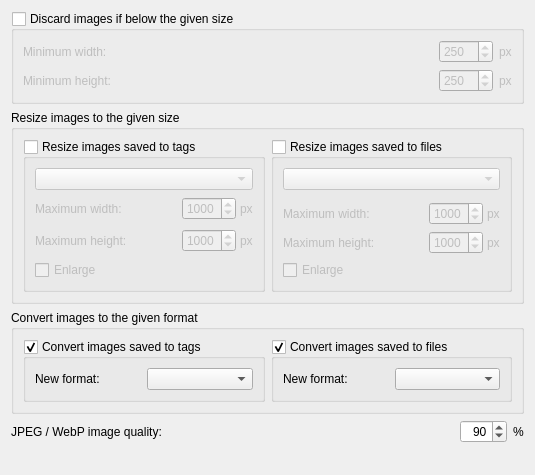
<?xml version="1.0" encoding="UTF-8"?>
<ui version="4.0">
 <class>CoverProcessingOptionsPage</class>
 <widget class="QWidget" name="CoverProcessingOptionsPage">
  <property name="geometry">
   <rect>
    <x>0</x>
    <y>0</y>
    <width>535</width>
    <height>475</height>
   </rect>
  </property>
  <property name="windowTitle">
   <string>Form</string>
  </property>
  <layout class="QVBoxLayout" name="verticalLayout">
   <item>
    <widget class="QGroupBox" name="filtering">
     <property name="title">
      <string>Discard images if below the given size</string>
     </property>
     <property name="checkable">
      <bool>true</bool>
     </property>
     <property name="checked">
      <bool>false</bool>
     </property>
     <layout class="QVBoxLayout" name="verticalLayout_2">
      <item>
       <widget class="QWidget" name="filtering_width_widget" native="true">
        <layout class="QHBoxLayout" name="horizontalLayout">
         <property name="leftMargin">
          <number>0</number>
         </property>
         <property name="topMargin">
          <number>0</number>
         </property>
         <property name="rightMargin">
          <number>0</number>
         </property>
         <property name="bottomMargin">
          <number>0</number>
         </property>
         <item>
          <widget class="QLabel" name="filtering_width_label">
           <property name="text">
            <string>Minimum width:</string>
           </property>
          </widget>
         </item>
         <item>
          <widget class="QSpinBox" name="filtering_width_value">
           <property name="sizePolicy">
            <sizepolicy hsizetype="Maximum" vsizetype="Fixed">
             <horstretch>0</horstretch>
             <verstretch>0</verstretch>
            </sizepolicy>
           </property>
           <property name="maximum">
            <number>9999</number>
           </property>
           <property name="value">
            <number>250</number>
           </property>
          </widget>
         </item>
         <item>
          <widget class="QLabel" name="px_label1">
           <property name="sizePolicy">
            <sizepolicy hsizetype="Maximum" vsizetype="Preferred">
             <horstretch>0</horstretch>
             <verstretch>0</verstretch>
            </sizepolicy>
           </property>
           <property name="text">
            <string>px</string>
           </property>
          </widget>
         </item>
        </layout>
       </widget>
      </item>
      <item>
       <widget class="QWidget" name="filtering_height_widget" native="true">
        <layout class="QHBoxLayout" name="horizontalLayout_2">
         <property name="leftMargin">
          <number>0</number>
         </property>
         <property name="topMargin">
          <number>0</number>
         </property>
         <property name="rightMargin">
          <number>0</number>
         </property>
         <property name="bottomMargin">
          <number>0</number>
         </property>
         <item>
          <widget class="QLabel" name="filtering_height_label">
           <property name="text">
            <string>Minimum height:</string>
           </property>
          </widget>
         </item>
         <item>
          <widget class="QSpinBox" name="filtering_height_value">
           <property name="sizePolicy">
            <sizepolicy hsizetype="Maximum" vsizetype="Fixed">
             <horstretch>0</horstretch>
             <verstretch>0</verstretch>
            </sizepolicy>
           </property>
           <property name="maximum">
            <number>9999</number>
           </property>
           <property name="value">
            <number>250</number>
           </property>
          </widget>
         </item>
         <item>
          <widget class="QLabel" name="px_label2">
           <property name="sizePolicy">
            <sizepolicy hsizetype="Maximum" vsizetype="Preferred">
             <horstretch>0</horstretch>
             <verstretch>0</verstretch>
            </sizepolicy>
           </property>
           <property name="text">
            <string>px</string>
           </property>
          </widget>
         </item>
        </layout>
       </widget>
      </item>
     </layout>
    </widget>
   </item>
   <item>
    <widget class="QGroupBox" name="resizing">
     <property name="title">
      <string>Resize images to the given size</string>
     </property>
     <property name="checkable">
      <bool>false</bool>
     </property>
     <property name="checked">
      <bool>false</bool>
     </property>
     <layout class="QHBoxLayout" name="horizontalLayout_7">
      <item>
       <widget class="QGroupBox" name="tags_scale_down">
        <property name="title">
         <string>Resize images saved to tags</string>
        </property>
        <property name="checkable">
         <bool>true</bool>
        </property>
        <property name="checked">
         <bool>false</bool>
        </property>
        <layout class="QVBoxLayout" name="verticalLayout_3">
         <item>
          <widget class="QComboBox" name="tags_resize_mode"/>
         </item>
         <item>
          <widget class="QWidget" name="tags_resize_width_widget" native="true">
           <layout class="QHBoxLayout" name="horizontalLayout_5">
            <property name="spacing">
             <number>4</number>
            </property>
            <property name="leftMargin">
             <number>0</number>
            </property>
            <property name="topMargin">
             <number>0</number>
            </property>
            <property name="rightMargin">
             <number>0</number>
            </property>
            <property name="bottomMargin">
             <number>0</number>
            </property>
            <item>
             <widget class="QLabel" name="tags_resize_width_label">
              <property name="text">
               <string>Maximum width:</string>
              </property>
             </widget>
            </item>
            <item>
             <widget class="QSpinBox" name="tags_resize_width_value">
              <property name="sizePolicy">
               <sizepolicy hsizetype="Maximum" vsizetype="Fixed">
                <horstretch>0</horstretch>
                <verstretch>0</verstretch>
               </sizepolicy>
              </property>
              <property name="minimum">
               <number>1</number>
              </property>
              <property name="maximum">
               <number>9999</number>
              </property>
              <property name="value">
               <number>1000</number>
              </property>
             </widget>
            </item>
            <item>
             <widget class="QLabel" name="px_label5">
              <property name="sizePolicy">
               <sizepolicy hsizetype="Maximum" vsizetype="Preferred">
                <horstretch>0</horstretch>
                <verstretch>0</verstretch>
               </sizepolicy>
              </property>
              <property name="text">
               <string>px</string>
              </property>
             </widget>
            </item>
           </layout>
          </widget>
         </item>
         <item>
          <widget class="QWidget" name="tags_resize_height_widget" native="true">
           <layout class="QHBoxLayout" name="horizontalLayout_3">
            <property name="spacing">
             <number>4</number>
            </property>
            <property name="leftMargin">
             <number>0</number>
            </property>
            <property name="topMargin">
             <number>0</number>
            </property>
            <property name="rightMargin">
             <number>0</number>
            </property>
            <property name="bottomMargin">
             <number>0</number>
            </property>
            <item>
             <widget class="QLabel" name="tags_resize_height_label">
              <property name="text">
               <string>Maximum height:</string>
              </property>
             </widget>
            </item>
            <item>
             <widget class="QSpinBox" name="tags_resize_height_value">
              <property name="sizePolicy">
               <sizepolicy hsizetype="Maximum" vsizetype="Fixed">
                <horstretch>0</horstretch>
                <verstretch>0</verstretch>
               </sizepolicy>
              </property>
              <property name="minimum">
               <number>1</number>
              </property>
              <property name="maximum">
               <number>9999</number>
              </property>
              <property name="value">
               <number>1000</number>
              </property>
             </widget>
            </item>
            <item>
             <widget class="QLabel" name="px_label6">
              <property name="sizePolicy">
               <sizepolicy hsizetype="Maximum" vsizetype="Preferred">
                <horstretch>0</horstretch>
                <verstretch>0</verstretch>
               </sizepolicy>
              </property>
              <property name="text">
               <string>px</string>
              </property>
             </widget>
            </item>
           </layout>
          </widget>
         </item>
         <item>
          <widget class="QCheckBox" name="tags_scale_up">
           <property name="text">
            <string>Enlarge</string>
           </property>
          </widget>
         </item>
        </layout>
       </widget>
      </item>
      <item>
       <widget class="QGroupBox" name="file_scale_down">
        <property name="title">
         <string>Resize images saved to files</string>
        </property>
        <property name="checkable">
         <bool>true</bool>
        </property>
        <property name="checked">
         <bool>false</bool>
        </property>
        <layout class="QVBoxLayout" name="verticalLayout_4">
         <item>
          <widget class="QComboBox" name="file_resize_mode"/>
         </item>
         <item>
          <widget class="QWidget" name="file_scale_widget" native="true">
           <layout class="QHBoxLayout" name="horizontalLayout_9">
            <property name="leftMargin">
             <number>0</number>
            </property>
            <property name="topMargin">
             <number>0</number>
            </property>
            <property name="rightMargin">
             <number>0</number>
            </property>
            <property name="bottomMargin">
             <number>0</number>
            </property>
           </layout>
          </widget>
         </item>
         <item>
          <widget class="QWidget" name="file_resize_width_widget" native="true">
           <layout class="QHBoxLayout" name="horizontalLayout_6">
            <property name="spacing">
             <number>4</number>
            </property>
            <property name="leftMargin">
             <number>0</number>
            </property>
            <property name="topMargin">
             <number>0</number>
            </property>
            <property name="rightMargin">
             <number>0</number>
            </property>
            <property name="bottomMargin">
             <number>0</number>
            </property>
            <item>
             <widget class="QLabel" name="file_resize_width_label">
              <property name="text">
               <string>Maximum width:</string>
              </property>
             </widget>
            </item>
            <item>
             <widget class="QSpinBox" name="file_resize_width_value">
              <property name="sizePolicy">
               <sizepolicy hsizetype="Maximum" vsizetype="Fixed">
                <horstretch>0</horstretch>
                <verstretch>0</verstretch>
               </sizepolicy>
              </property>
              <property name="minimum">
               <number>1</number>
              </property>
              <property name="maximum">
               <number>9999</number>
              </property>
              <property name="value">
               <number>1000</number>
              </property>
             </widget>
            </item>
            <item>
             <widget class="QLabel" name="px_label3">
              <property name="sizePolicy">
               <sizepolicy hsizetype="Maximum" vsizetype="Preferred">
                <horstretch>0</horstretch>
                <verstretch>0</verstretch>
               </sizepolicy>
              </property>
              <property name="text">
               <string>px</string>
              </property>
             </widget>
            </item>
           </layout>
          </widget>
         </item>
         <item>
          <widget class="QWidget" name="file_resize_height_widget" native="true">
           <layout class="QHBoxLayout" name="horizontalLayout_4">
            <property name="spacing">
             <number>4</number>
            </property>
            <property name="leftMargin">
             <number>0</number>
            </property>
            <property name="topMargin">
             <number>0</number>
            </property>
            <property name="rightMargin">
             <number>0</number>
            </property>
            <property name="bottomMargin">
             <number>0</number>
            </property>
            <item>
             <widget class="QLabel" name="file_resize_height_label">
              <property name="text">
               <string>Maximum height:</string>
              </property>
             </widget>
            </item>
            <item>
             <widget class="QSpinBox" name="file_resize_height_value">
              <property name="sizePolicy">
               <sizepolicy hsizetype="Maximum" vsizetype="Fixed">
                <horstretch>0</horstretch>
                <verstretch>0</verstretch>
               </sizepolicy>
              </property>
              <property name="minimum">
               <number>1</number>
              </property>
              <property name="maximum">
               <number>9999</number>
              </property>
              <property name="value">
               <number>1000</number>
              </property>
             </widget>
            </item>
            <item>
             <widget class="QLabel" name="px_label4">
              <property name="sizePolicy">
               <sizepolicy hsizetype="Maximum" vsizetype="Preferred">
                <horstretch>0</horstretch>
                <verstretch>0</verstretch>
               </sizepolicy>
              </property>
              <property name="text">
               <string>px</string>
              </property>
             </widget>
            </item>
           </layout>
          </widget>
         </item>
         <item>
          <widget class="QCheckBox" name="file_scale_up">
           <property name="text">
            <string>Enlarge</string>
           </property>
          </widget>
         </item>
        </layout>
       </widget>
      </item>
     </layout>
    </widget>
   </item>
   <item>
    <widget class="QGroupBox" name="converting">
     <property name="title">
      <string>Convert images to the given format</string>
     </property>
     <property name="checkable">
      <bool>false</bool>
     </property>
     <property name="checked">
      <bool>false</bool>
     </property>
     <layout class="QHBoxLayout" name="horizontalLayout_12">
      <item>
       <widget class="QGroupBox" name="convert_tags">
        <property name="title">
         <string>Convert images saved to tags</string>
        </property>
        <property name="checkable">
         <bool>true</bool>
        </property>
        <layout class="QHBoxLayout" name="horizontalLayout_13">
         <item>
          <widget class="QLabel" name="convert_tags_label">
           <property name="text">
            <string>New format:</string>
           </property>
          </widget>
         </item>
         <item>
          <widget class="QComboBox" name="convert_tags_format"/>
         </item>
        </layout>
       </widget>
      </item>
      <item>
       <widget class="QGroupBox" name="convert_file">
        <property name="title">
         <string>Convert images saved to files</string>
        </property>
        <property name="checkable">
         <bool>true</bool>
        </property>
        <layout class="QHBoxLayout" name="horizontalLayout_14">
         <item>
          <widget class="QLabel" name="convert_file_label">
           <property name="text">
            <string>New format:</string>
           </property>
          </widget>
         </item>
         <item>
          <widget class="QComboBox" name="convert_file_format"/>
         </item>
        </layout>
       </widget>
      </item>
     </layout>
    </widget>
   </item>
   <item>
    <layout class="QHBoxLayout" name="horizontalLayout_8">
     <property name="topMargin">
      <number>0</number>
     </property>
     <item>
      <widget class="QLabel" name="cover_image_quality_label">
       <property name="sizePolicy">
        <sizepolicy hsizetype="MinimumExpanding" vsizetype="Preferred">
         <horstretch>0</horstretch>
         <verstretch>0</verstretch>
        </sizepolicy>
       </property>
       <property name="text">
        <string>JPEG / WebP image quality:</string>
       </property>
       <property name="wordWrap">
        <bool>false</bool>
       </property>
      </widget>
     </item>
     <item>
      <widget class="QSpinBox" name="cover_image_quality_value">
       <property name="alignment">
        <set>Qt::AlignmentFlag::AlignRight|Qt::AlignmentFlag::AlignTrailing|Qt::AlignmentFlag::AlignVCenter</set>
       </property>
       <property name="minimum">
        <number>0</number>
       </property>
       <property name="maximum">
        <number>100</number>
       </property>
       <property name="value">
        <number>90</number>
       </property>
      </widget>
     </item>
     <item>
      <widget class="QLabel" name="percent_label">
       <property name="text">
        <string notr="true">%</string>
       </property>
      </widget>
     </item>
    </layout>
   </item>
   <item>
    <spacer name="verticalSpacer">
     <property name="orientation">
      <enum>Qt::Orientation::Vertical</enum>
     </property>
     <property name="sizeHint" stdset="0">
      <size>
       <width>20</width>
       <height>40</height>
      </size>
     </property>
    </spacer>
   </item>
  </layout>
 </widget>
 <resources/>
 <connections/>
</ui>
